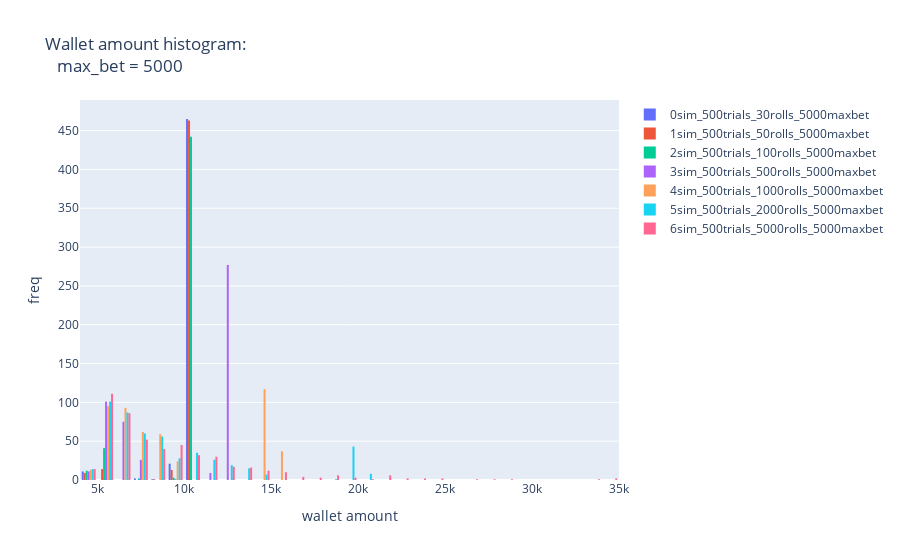

Here is the notebook cell this chart was saved with:
### Code cell
max_bet = max_bet_list[4]
wallet_hist_fig = go.Figure()

one_max_bet_df = simulations_df.loc[simulations_df["max_bet"] == max_bet].copy()
last_status_df = one_max_bet_df.groupby(["simulation", "trial"]).nth(-1)
last_status_df.reset_index(inplace=True)
_min, _max = last_status_df["wallet"].agg(["min", "max"])

for sim_name in last_status_df['simulation'].unique().tolist():
    single_sim_last_status_df = last_status_df.loc[last_status_df["simulation"] == sim_name].copy()
    wallet_hist_fig.add_trace(
        go.Histogram(
            name = sim_name,
            x = single_sim_last_status_df["wallet"],
            xbins=dict(
                size=1000
            )
        )
    )
wallet_hist_fig.update_layout(
    title_text = f"Wallet amount histogram: <br>   max_bet = {max_bet}",
    xaxis_title = "wallet amount",
    yaxis_title = "freq",
    xaxis_range = [_min, _max]
)

wallet_hist_fig.show()

### Figure 1 — Plotly figure (JSON) as saved in the notebook; plotly's stock layout.template omitted (floating-point values rounded to 4 significant figures; data arrays with more than 128 entries replaced by an {"elided": "..."} marker saying what was removed)
{"data": [{"name": "0sim_500trials_30rolls_5000maxbet", "type": "histogram", "x": {"elided": "500 int values"}, "xbins": {"size": 1000}}, {"name": "1sim_500trials_50rolls_5000maxbet", "type": "histogram", "x": {"elided": "500 int values"}, "xbins": {"size": 1000}}, {"name": "2sim_500trials_100rolls_5000maxbet", "type": "histogram", "x": {"elided": "500 int values"}, "xbins": {"size": 1000}}, {"name": "3sim_500trials_500rolls_5000maxbet", "type": "histogram", "x": {"elided": "500 int values"}, "xbins": {"size": 1000}}, {"name": "4sim_500trials_1000rolls_5000maxbet", "type": "histogram", "x": {"elided": "500 int values"}, "xbins": {"size": 1000}}, {"name": "5sim_500trials_2000rolls_5000maxbet", "type": "histogram", "x": {"elided": "500 int values"}, "xbins": {"size": 1000}}, {"name": "6sim_500trials_5000rolls_5000maxbet", "type": "histogram", "x": {"elided": "500 int values"}, "xbins": {"size": 1000}}], "layout": {"title": {"text": "Wallet amount histogram: <br>   max_bet = 5000"}, "xaxis": {"title": {"text": "wallet amount"}}, "yaxis": {"title": {"text": "freq"}}}}
